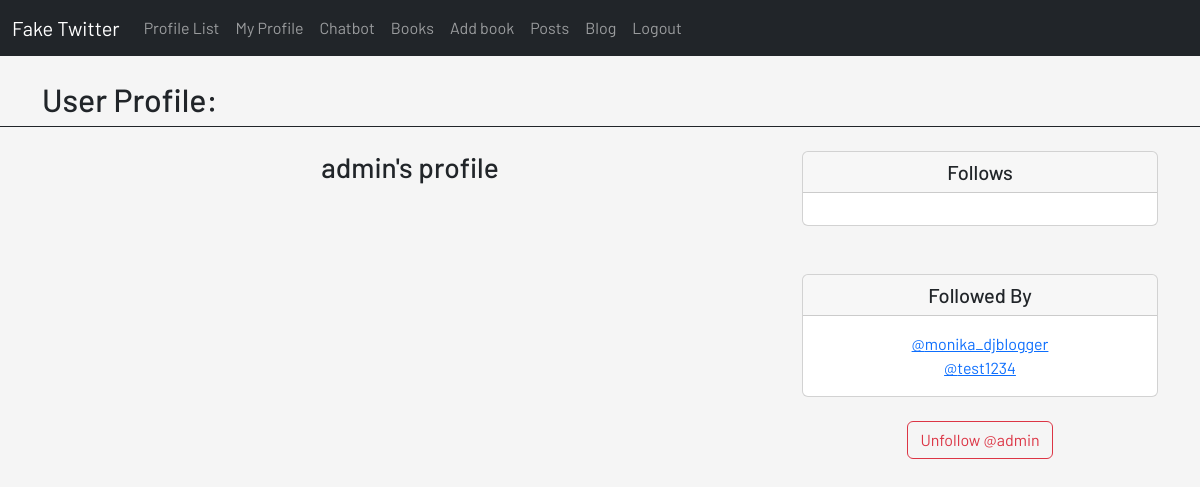
Page /profile/2/ (signed in) on the earlier database version.
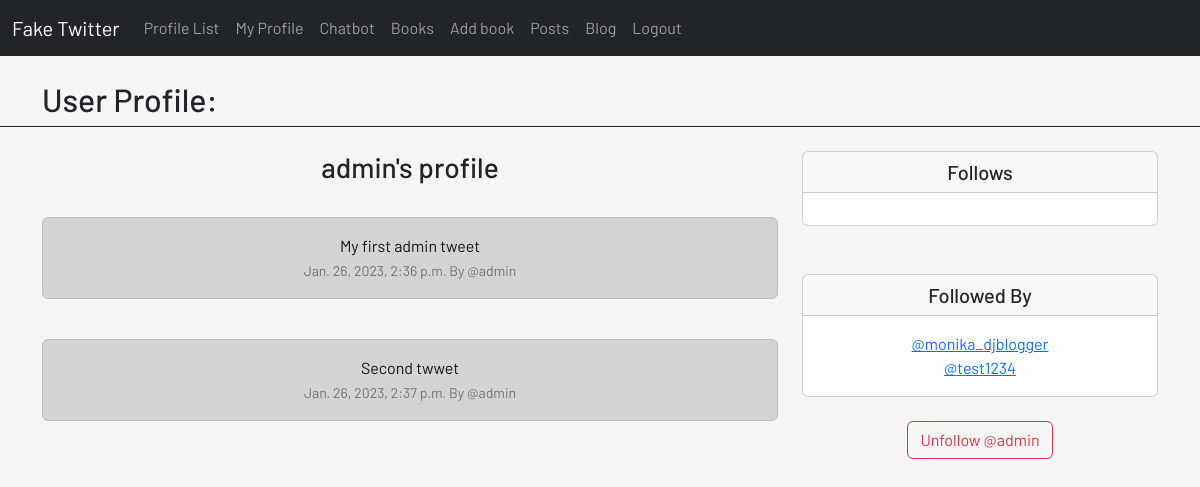
Same page on the later database version.
### main/models.py (models this page shows, shortened)
class Profile(models.Model):
    user = models.OneToOneField(User, on_delete=models.CASCADE)
    follows = models.ManyToManyField('self', related_name='followed_by', symmetrical=False, blank=True)
    date_modified = models.DateTimeField(User, auto_now=True)
    def __str__(self):
        return self.user.username

class Tweet(models.Model):
    user = models.ForeignKey(User, related_name="tweets", on_delete=models.DO_NOTHING)
    body = models.CharField(max_length=250)
    created_at = models.DateTimeField(auto_now_add=True)

### main/views.py (the view, shortened to what this page needs)
# urls.py: path('profile/<int:pk>/', views.profile, name='profile'),
def profile(request, pk):
    if request.user.is_authenticated:
        profile = Profile.objects.get(user_id=pk)
        tweets = Tweet.objects.filter(user_id=pk)
        return render(request, 'main/profile.html', {'profile': profile, 'tweets': tweets})
    else:
        messages.info(request, 'You Must Be Logged In To View This Page...')
        return redirect('main:home')

### main/templates/main/profile.html (shortened to what this page needs)
{% extends 'base.html' %}
{% block template %}
    {% include 'navbar-twitter.html' %}<br/>
    {% if profile %}
        <div class="border-bottom border-1 border-dark">
            <div class="container" style="text-align: left">
                <h2>User Profile:</h2>
            </div>
        </div><br/>
        <div class="container text-center">
            <div class="row">
                <div class="col-8">
                    <h3>{{ profile.user.username }}'s profile</h3><br/>
                    {% if tweets %}
                        {% for tweet in tweets %}
                            <div class="alert alert-dark" role="alert">
                                {{ tweet.body }}<br/>
            <small class="text-muted">
                {{ tweet.created_at }} By
                @{{ tweet.user.username }}
            </small>
                            </div><br/>
                        {% endfor %}
                    {% endif %}
                </div>
                <div class="col-4">
                    <div class="card">
                        <h5 class="card-header">Follows</h5>
                        <div class="card-body">
                        </div>
                    </div>
                    <br/><br/>
                    <div class="card">
                        <h5 class="card-header">Followed By</h5>
                        <div class="card-body">
                            <p class="card-text">
                                {% for following in profile.followed_by.all %}
                                    <a href="{% url 'main:profile' following.user.id %}">@{{ following }}</a><br/>
                                {% endfor %}
                            </p>
                        </div>
                    </div><br/>
                    <form method="POST">
                        {% if profile in user.profile.follows.all %}
                            <button class="btn btn-outline-danger" name="follow" value="unfollow" type="submit">
                            Unfollow @{{ profile.user.username|lower }}
                            </button>
                        {% else %}
                            <button class="btn btn-outline-success" name="follow" value="follow" type="submit">
                            Follow @{{ profile.user.username|lower }}
                            </button>
                        {% endif %}
                    </form><br/>
                </div>
            </div>
        </div>
    {% endif %}
{% endblock %}

Differences in the rows shown:
added Tweet: body "My first admin tweet", created_at "Jan. 26, 2023, 2:36 p.m.", user.username "admin"
added Tweet: body "Second twwet", created_at "Jan. 26, 2023, 2:37 p.m.", user.username "admin"
